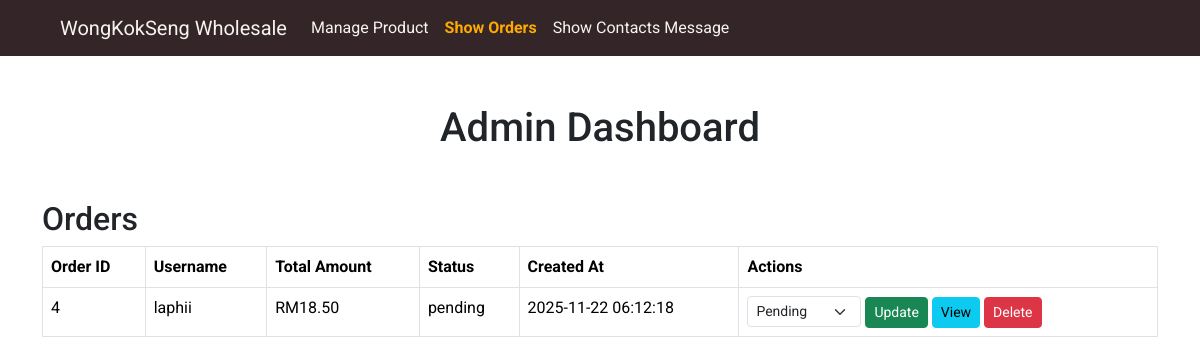
Page /admin/order_controller.php on the committed database.
### tables this page shows
CREATE TABLE `orders` (
  `order_id` int(11) NOT NULL,
  `user_id` int(11) NOT NULL,
  `user_name` varchar(255) NOT NULL,
  `total_amount` decimal(10,2) NOT NULL,
  `status` enum('pending','cancelled','completed','') NOT NULL DEFAULT 'pending',
  `created_at` timestamp NOT NULL DEFAULT current_timestamp()
);

### admin/order_controller.php (the view, shortened to what this page needs)
<?php
include '../auth/db_connect.php';
$order_sql = "SELECT * FROM orders ORDER BY created_at DESC";
$order_result = $conn->query($order_sql);
?>
<!DOCTYPE html>
<html lang="en">
<head>
    <link href="https://cdn.jsdelivr.net/npm/bootstrap@5.3.8/dist/css/bootstrap.min.css" rel="stylesheet">
    <link href="../css/style.css" rel="stylesheet">
</head>
<body>
    <header class="navbar navbar-expand-lg sticky-top custom-nav-bg px-5">
        <div class="container-fluid">
            <a class="navbar-brand custom-nav-text" href="../index.php">WongKokSeng Wholesale</a>
            <div class="collapse navbar-collapse" id="navbarNav">
                <ul class="navbar-nav me-auto mb-2 mb-lg-0 text-white">
                    <li class="nav-item">
                        <a class="nav-link custom-nav-text" href="admin_dashboard.php">Manage Product</a>
                    </li>
                    <li class="nav-item">
                        <a class="nav-link custom-nav-text-active" href="order_controller.php">Show Orders</a>
                    </li>
                    <li class="nav-item">
                        <a class="nav-link custom-nav-text" href="message_controller.php">Show Contacts Message</a>
                    </li>
                </ul>
            </div>
        </div>
    </header>
    <div class="container mt-5">
        <h1 class="text-center">Admin Dashboard</h1>
        <div class="mt-5">
            <h2>Orders</h2>
            <table class="table table-bordered">
                <thead>
                    <tr>
                        <th>Order ID</th>
                        <th>Username</th>
                        <th>Total Amount</th>
                        <th>Status</th>
                        <th>Created At</th>
                        <th>Actions</th>
                    </tr>
                </thead>
                <tbody>
                    <?php while ($row = $order_result->fetch_assoc()): ?>
                        <tr>
                            <td><?= htmlspecialchars($row['order_id']) ?></td>
                            <td><?= htmlspecialchars($row['user_name']) ?></td>
                            <td>RM<?= htmlspecialchars($row['total_amount']) ?></td>
                            <td><?= htmlspecialchars($row['status']) ?></td>
                            <td><?= htmlspecialchars($row['created_at']) ?></td>
                            <td>
                                <form action="order_controller.php" method="POST" class="d-inline">
                                    <select name="status" class="form-select form-select-sm d-inline w-auto">
                                        <option value="pending" <?= $row['status'] === 'pending' ? 'selected' : '' ?>>Pending
                                        </option>
                                    </select>
                                    <button type="submit" name="update_order_status"
                                        class="btn btn-success btn-sm">Update</button>
                                </form>
                                <a href="viewOrderDetails.php?id=<?= $row['order_id'] ?>"
                                    class="btn btn-info btn-sm">View</a>
                                <form action="delete_order.php" method="POST" class="d-inline"
                                    onsubmit="return confirm('Are you sure you want to delete this order?');">
                                    <button type="submit" class="btn btn-danger btn-sm">Delete</button>
                                </form>
                            </td>
                        </tr>
                    <?php endwhile; ?>
                </tbody>
            </table>
        </div>
</body>
</html>

### css/style.css (style rules this page uses)
:root { --font-main: 'Roboto', sans-serif; --text-color: #F7F4EF; --textImportant-color: #FEAA00; --primary-color: #788402; --background-color: #342628; }
body { font-family: var(--font-main); }
.custom-nav-bg { background-color: var(--background-color) !important; color: var(--text-color) !important; }
.custom-nav-text { color: var(--text-color) !important; }
.custom-nav-text-active { color: var(--textImportant-color) !important; font-weight: bold; }

### rows in the picture
orders: order_id "4", user_name "laphii", total_amount "18.50", status "pending", created_at "2025-11-22 06:12:18", status "Pending"
